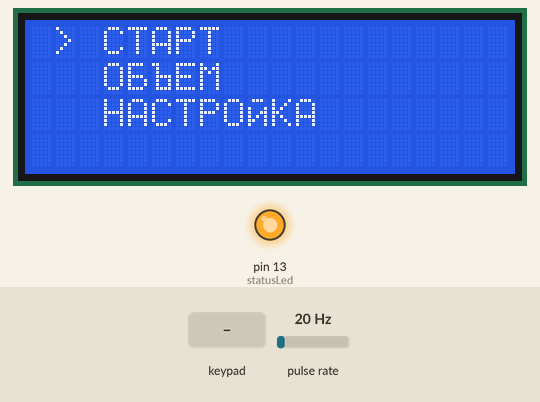
Bench run of a sketch on a simulated Arduino Uno, built with avr-gcc and run on an emulated ATmega328P. Parts: 20×4 character LCD, output pins drawn as LEDs (lit = HIGH). Wiring (inferred from the names in the program): pulse sensor: data pin 2. The inputs (shaded band) are chosen by the test bench; at power-on: pulse rate 20 Hz. What the sketch prints to the serial monitor is not drawn.

Above: at 1.3 s.
1.4 s: keypad keys 1 1 1 0 9 8 D pressed 0.4 s apart
At 6.8 s:
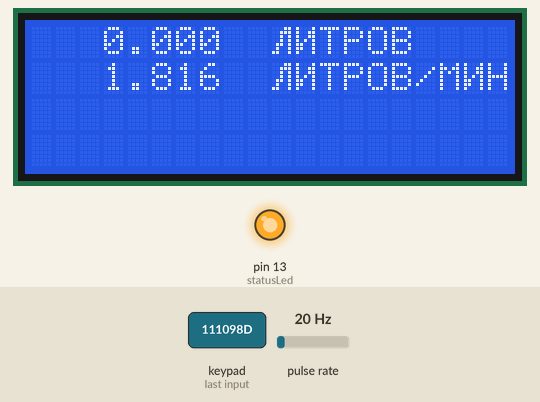
7.2 s: key '*' pressed
At 8.3 s:
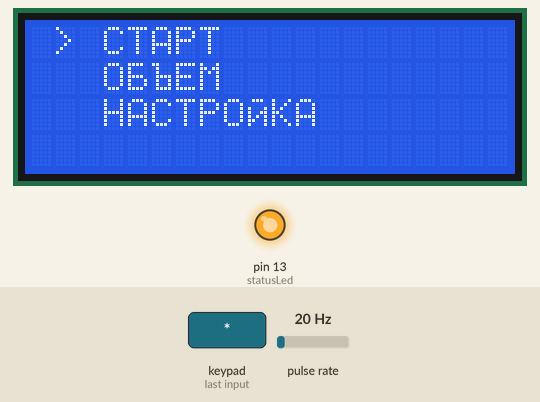
8.8 s: key 'A' pressed
10.3 s: keypad keys 7 6 5 4 A pressed 0.4 s apart
13.8 s: keypad keys 1 3 9 7 2 2 D pressed 0.4 s apart
At 17.2 s:
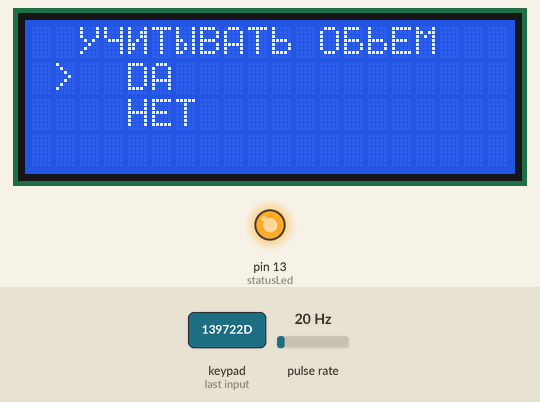
18.1 s: key 'B' pressed
Timing chart, 0 to 20.6 s (numbered marks = the images above; inputs shaded):
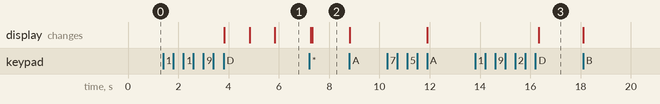

The sketch:

mainProj.ino
```cpp
#include <Wire.h>
#include <LiquidCrystal_I2C.h>
#include <Keypad.h>
#include <EEPROM.h>

byte bukva_B[8]   = {B11110,B10000,B10000,B11110,B10001,B10001,B11110,B00000,}; // Буква "Б"
byte bukva_G[8]   = {B11111,B10001,B10000,B10000,B10000,B10000,B10000,B00000,}; // Буква "Г"
byte bukva_D[8]   = {B01111,B00101,B00101,B01001,B10001,B11111,B10001,B00000,}; // Буква "Д"
byte bukva_ZH[8]  = {B10101,B10101,B10101,B11111,B10101,B10101,B10101,B00000,}; // Буква "Ж"
byte bukva_Z[8]   = {B01110,B10001,B00001,B00010,B00001,B10001,B01110,B00000,}; // Буква "З"
byte bukva_I[8]   = {B10001,B10011,B10011,B10101,B11001,B11001,B10001,B00000,}; // Буква "И"
byte bukva_IY[8]  = {B01110,B00000,B10001,B10011,B10101,B11001,B10001,B00000,}; // Буква "Й"
byte bukva_L[8]   = {B00011,B00111,B00101,B00101,B01101,B01001,B11001,B00000,}; // Буква "Л"
byte bukva_P[8]   = {B11111,B10001,B10001,B10001,B10001,B10001,B10001,B00000,}; // Буква "П"
byte bukva_Y[8]   = {B10001,B10001,B10001,B01010,B00100,B01000,B10000,B00000,}; // Буква "У"
byte bukva_F[8]   = {B00100,B11111,B10101,B10101,B11111,B00100,B00100,B00000,}; // Буква "Ф"
byte bukva_TS[8]  = {B10010,B10010,B10010,B10010,B10010,B10010,B11111,B00001,}; // Буква "Ц"
byte bukva_CH[8]  = {B10001,B10001,B10001,B01111,B00001,B00001,B00001,B00000,}; // Буква "Ч"
byte bukva_Sh[8]  = {B10101,B10101,B10101,B10101,B10101,B10101,B11111,B00000,}; // Буква "Ш"
byte bukva_Shch[8]= {B10101,B10101,B10101,B10101,B10101,B10101,B11111,B00001,}; // Буква "Щ"
byte bukva_Mz[8]  = {B10000,B10000,B10000,B11110,B10001,B10001,B11110,B00000,}; // Буква "Ь"
byte bukva_IYI[8] = {B10001,B10001,B10001,B11001,B10101,B10101,B11001,B00000,}; // Буква "Ы"
byte bukva_Tz[8]  = {B11000,B01000,B01000,B01111,B01001,B01001,B01111,B00000,}; // Буква "Ъ"
byte bukva_Yu[8]  = {B10010,B10101,B10101,B11101,B10101,B10101,B10010,B00000,}; // Буква "Ю"
byte bukva_Ya[8]  = {B01111,B10001,B10001,B01111,B00101,B01001,B10001,B00000,}; // Буква "Я"
LiquidCrystal_I2C lcd(0x27, 20, 4);

int addr=0;


int count =0;
const byte ROWS = 4; // 4 строки
const byte COLS = 4; // 4 столбца
char keys[ROWS][COLS] = {
  {'1','2','3','A'},
  {'4','5','6','B'},
  {'7','8','9','C'},
  {'*','0','#','D'}
};
byte rowPins[ROWS] = {11,10, 9, 8};
byte colPins[COLS] = {7, 6, 5, 4};
Keypad keypad = Keypad( makeKeymap(keys), rowPins, colPins, ROWS, COLS );
int posCursor =0;
float totalLiters =0;
int numDisplay =0;
boolean flagPowerka=false;
boolean flagStart=false;


// НА счетчик
byte statusLed    = 13;
byte sensorInterrupt = 0;  // 0 = digital pin 2
byte sensorPin       = 2;
float calibrationFactor = 11;
volatile byte pulseCount;
float flowRate;
unsigned int flowMilliLitres;
float totalMilliLitres;
unsigned long oldTime;
int posObem =3;
String strObem ="";


void setup()
{
Serial.begin(9600);
getStartDisplay();

pinMode(statusLed, OUTPUT);
digitalWrite(statusLed, HIGH);  // We have an active-low LED attached
pinMode(sensorPin, INPUT);
digitalWrite(sensorPin, HIGH);

pulseCount        = 0;
flowRate          = 0.0;
flowMilliLitres   = 0;
oldTime           = 0;
attachInterrupt(sensorInterrupt, pulseCounter, FALLING);

}

void loop()
{
//Serial.println(count);
//count++;
 char key = keypad.getKey();
  if (key){
    Serial.println(key); // Передаем название нажатой клавиши в сериал порт
    //Получаем позицию для указателя
    int newPosCursor = getPositionCursor(key,posCursor);

    if ((newPosCursor != 999) && (posCursor != newPosCursor)) {
        lcd.setCursor(1, posCursor); // 1 строка
        lcd.print(" ");
        lcd.setCursor(1, newPosCursor); // 1 строка
        lcd.print(">");
        posCursor=newPosCursor;
      }

  //  Обрабатываем клавишу ввод
    if ((numDisplay ==3) && (key=='D')) {
        int val = strObem.toInt();
        EEPROM.write(addr, val);
        getStartDisplay();
        key='z';
        posCursor=0;

              }

  if (key=='D'){

      getNewDisplay(posCursor,numDisplay);
    }

    if ((numDisplay ==3)&& (key!='D') && (key !='*')){
      lcd.setCursor(posObem, 1);
      lcd.print(key);
      lcd.setCursor(posObem++, 1);
      strObem +=key;
      }

   if (key=='*'){
    getStartDisplay();
    posCursor = 0;
    numDisplay = 0;
    flagPowerka = false;
    flagStart = false;


    }
    if (key=='C'){

    flagStart=!flagStart;

    }

  }
  if (flagPowerka)
 startPowerka();
}

void getNewDisplay(int posCursor,int numDisp){

  //СТАРТ
  if ((posCursor==0)&& (numDisp==0)){
    numDisplay = 1;
    powerkaDisplay();
       }

    // ОБЪЕМ
  else if ((posCursor==1) && (numDisp==0)){
    numDisplay = 2;
    obemDisplay();
          }
  else if ((posCursor==1) && (numDisp==2)){
  numDisplay = 3;
  enterObem();
        }

    else if ((posCursor==2) && (numDisp==2)){
    strObem="";
    int  valRead = EEPROM.read(addr);
    if (valRead!=255){
    EEPROM.write(addr,255);}
    getStartDisplay();
          }

  //НАСТРОЙКА
  if ((posCursor==2) && (numDisp==0)){
    numDisplay = 4;
    lcd.clear();
    lcd.setCursor(3, 0); // 1 строка
    lcd.print("Version 5.9");
    lcd.setCursor(3, 2);
    lcd.print("KO\4-BO IMPS 11");

    }
  }

void enterObem(){
    posObem =3;
    lcd.clear();
    lcd.setCursor(3, 0); // 1 строка
    lcd.print("BBED\3TE O\4\7EM");

  }
void powerkaDisplay(){
    lcd.clear();
    lcd.setCursor(10, 0); // 1 строка
    lcd.print("\4\5TPOB");
    lcd.setCursor(10, 1); // 1 строка
    lcd.print("\4\5TPOB/M\5H");
    totalMilliLitres  = 0;
    flagPowerka =true;
    }
void obemDisplay(){
  lcd.begin();
    lcd.createChar(1, bukva_Y);
    lcd.createChar(2, bukva_CH);
    lcd.createChar(3, bukva_I);      // Создаем символ под номером 1
    lcd.createChar(4, bukva_B);
    lcd.createChar(5, bukva_IYI);
    lcd.createChar(6, bukva_Tz);
    lcd.createChar(7,  bukva_Mz);
    lcd.setCursor(2, 0); // 1 строка
    lcd.print("\1\2\3T\5BAT\7 O\4\7EM");
    lcd.setCursor(4, 1); // 1 строка
    lcd.print("DA");
    lcd.setCursor(4, 2); // 1 строка
    lcd.print("HET");
    lcd.setCursor(1, 1); // 1 строка
    lcd.print(">");

  }

int getPositionCursor(char key,int posCursor){
  int pos = posCursor;
  if (numDisplay==0){

  if (key=='A'){
    if (pos==0){return pos=2; }
    pos--;
    }
  if (key=='B'){
    if (pos==2){ return pos=0; }
    pos++;
    }
  return pos;
    }
  else if (numDisplay == 2)
  {
       if (key=='A'){
      if (pos==1){return pos=2; }
      pos--;
      }
    if (key=='B'){
      if (pos==2){ return pos=1; }
      pos++;
      }
    return pos;
    }

else if (numDisplay == 1)
  {
      return 999;
    }

    }


void getStartDisplay(){
numDisplay=0;
lcd.begin();
lcd.createChar(5, bukva_I);      // Создаем символ под номером 1
lcd.createChar(1, bukva_B);      // Создаем символ под номером 1
lcd.createChar(2, bukva_Tz);      // Создаем символ под номером 2
lcd.createChar(3, bukva_IY);
lcd.createChar(4, bukva_L);

lcd.setCursor(1, 0); // 1 строка
lcd.print(">");
lcd.setCursor(3, 0); // 1 строка
lcd.print("CTAPT");

lcd.setCursor(3, 1); // 2 строка
lcd.print("O\1\2EM");
lcd.setCursor(3, 2); // 3 строка
lcd.print("HACTPO\3KA");

int valRead = EEPROM.read(addr);
if (valRead!=255){
  lcd.setCursor(10, 3);
      lcd.print('V');
      lcd.setCursor(12, 3);
      lcd.print(valRead);
  }
  }

void startPowerka(){
  int valRead = EEPROM.read(addr);
    if (valRead!=255){
    if (totalMilliLitres/1000>valRead){
      flagStart =false;
      }
  }
   if((millis() - oldTime) > 1000)    // Only process counters once per second
  {
    detachInterrupt(sensorInterrupt);

    flowRate = ((1000.0 / (millis() - oldTime)) * pulseCount) / calibrationFactor;
    lcd.setCursor(3, 1); // 1 строка
    if (flowRate<0.01){
    lcd.print("0.000");
    }else{
      lcd.print(flowRate,3);
      }
    oldTime = millis();
    flowMilliLitres = (flowRate / 60) * 1000;
    lcd.setCursor(3, 0);
    lcd.print(totalMilliLitres/1000,3);
    if (flagStart){
    totalMilliLitres += flowMilliLitres;
    lcd.setCursor(3, 0);
    lcd.print(totalMilliLitres/1000,3);
    }
    unsigned int frac;
//    Serial.print("Flow rate: ");
//    Serial.print(int(flowRate));  // Print the integer part of the variable
//    Serial.print("L/min");
//    Serial.print("\t");       // Print tab space
//    Serial.print("Output Liquid Quantity: ");
//    Serial.print(totalMilliLitres);
//    Serial.println("mL");
//    Serial.print("\t");       // Print tab space
//  Serial.print(totalMilliLitres/1000);
//  Serial.print("L");

    pulseCount = 0;


    attachInterrupt(sensorInterrupt, pulseCounter, FALLING);
  }

  }

  void pulseCounter()
{
  // Increment the pulse counter
  pulseCount++;
}
```

Measured:
- after the input at 1.4 s, the display: first changes after 2.4 s (image 1 shows a later state)
- after the input at 7.2 s, the display: first changes after 0.06 s (image 2 shows a later state)
- after the input at 13.8 s, the display: changes after 2.5 s (image 3)
